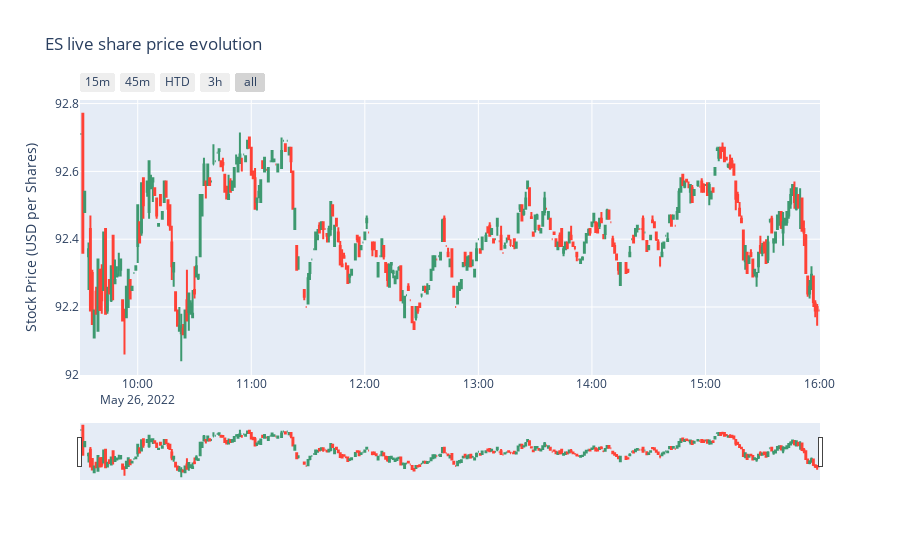

Notebook code cell kept with this figure:
### Code cell
# X-Axes
fig.update_xaxes(
    rangeslider_visible=True,
    rangeselector=dict(
        buttons=list([
            dict(count=15, label="15m", step="minute", stepmode="backward"),
            dict(count=45, label="45m", step="minute", stepmode="backward"),
            dict(count=1, label="HTD", step="hour", stepmode="todate"),
            dict(count=3, label="3h", step="hour", stepmode="backward"),
            dict(step="all")
        ])
    )
)

#Show
fig.show()

### Figure 1 — Plotly figure (JSON) as saved in the notebook; plotly's stock layout.template omitted (floating-point values rounded to 4 significant figures; data arrays with more than 128 entries replaced by an {"elided": "..."} marker saying what was removed)
{"data": [{"close": {"elided": "380 float values"}, "high": {"elided": "380 float values"}, "low": {"elided": "380 float values"}, "name": "market data", "open": {"elided": "380 float values"}, "type": "candlestick", "x": {"elided": "380 str values"}}], "layout": {"title": {"text": "ES live share price evolution"}, "xaxis": {"rangeselector": {"buttons": [{"count": 15, "label": "15m", "step": "minute", "stepmode": "backward"}, {"count": 45, "label": "45m", "step": "minute", "stepmode": "backward"}, {"count": 1, "label": "HTD", "step": "hour", "stepmode": "todate"}, {"count": 3, "label": "3h", "step": "hour", "stepmode": "backward"}, {"step": "all"}]}, "rangeslider": {"visible": true}}, "yaxis": {"title": {"text": "Stock Price (USD per Shares)"}}}}
